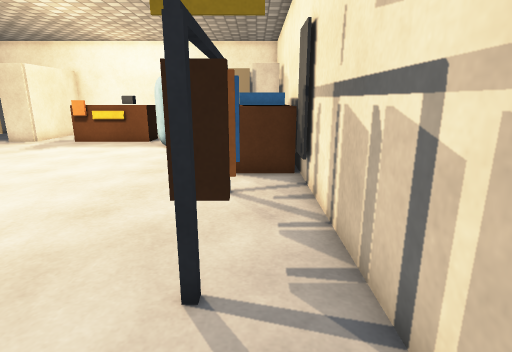
[1] (above)

17 first-person views from a walk through a Unity game level. The camera is 1.2 m above the floor, tilts 14° down and sees 80° across. The floor is counted in squares, 0.5 m on a side. Each view is taken from the middle of a square. On the plan, view 1 faces up. The plan holds only what a view shows up to about 19 squares ahead; the rest is blank. The player is left out. Some surface patterns are stand-ins.

[2]
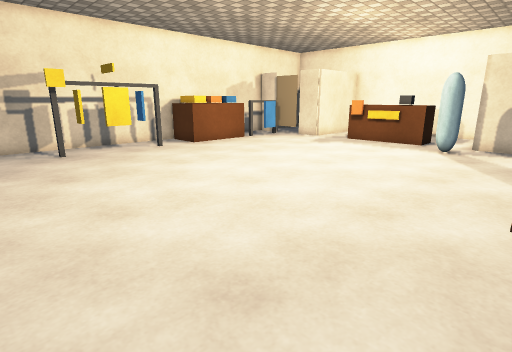

[3]
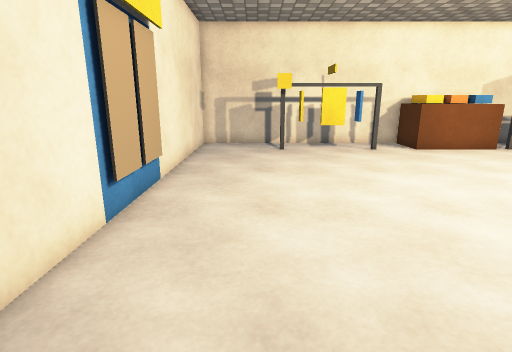

[4]
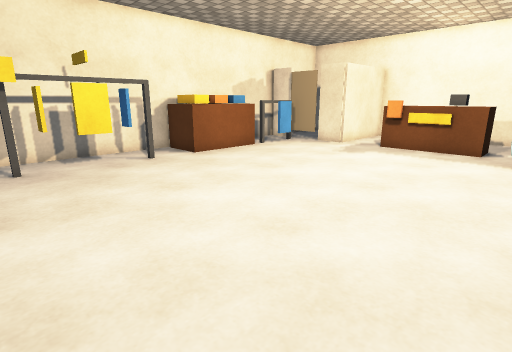

[5]
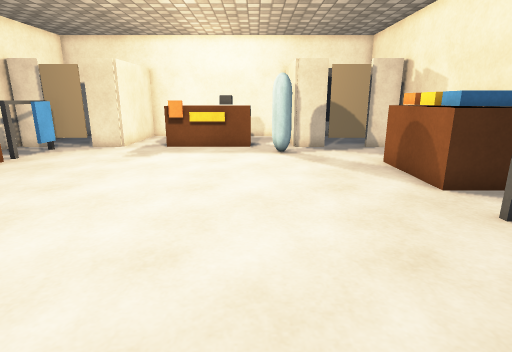

[6]
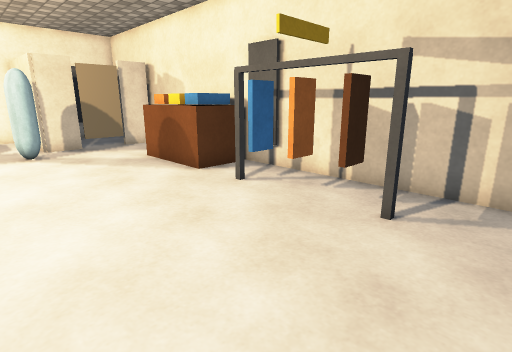

[7]
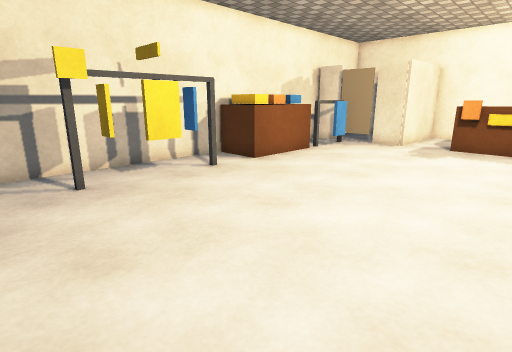

[8]
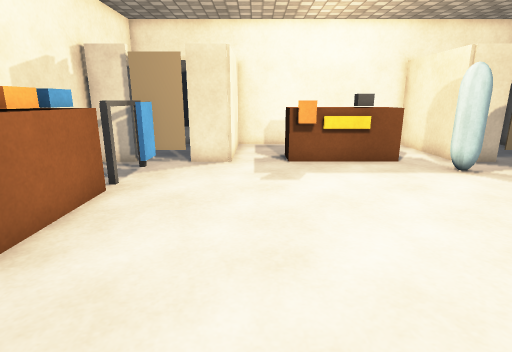

[9]
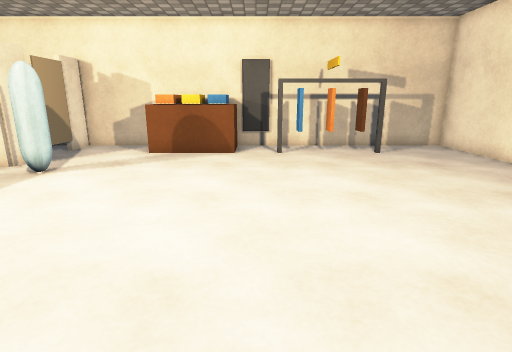

[10]
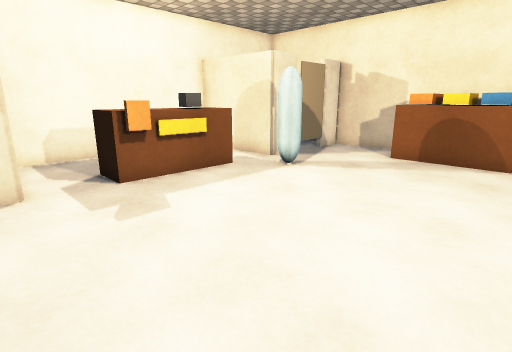

[11]
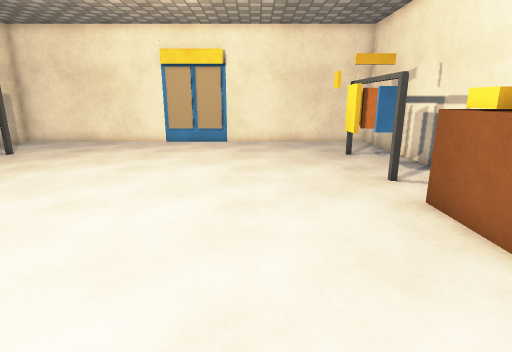

[12]
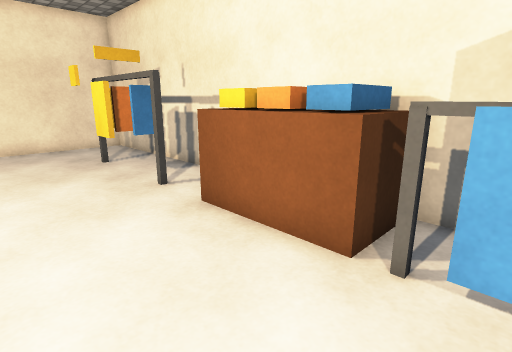

[13]
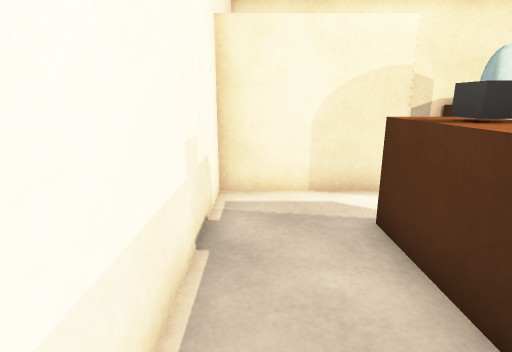

[14]
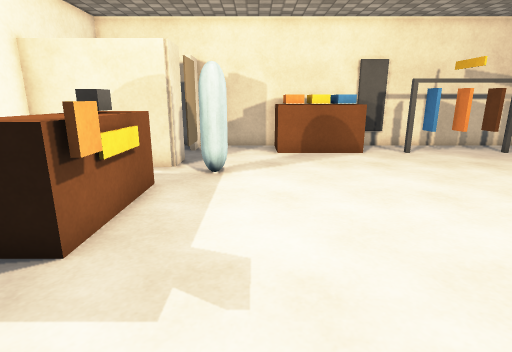

[15]
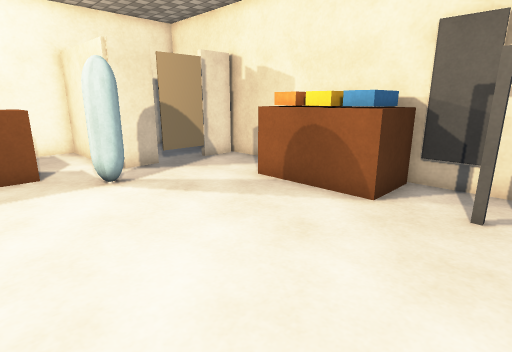

[16]
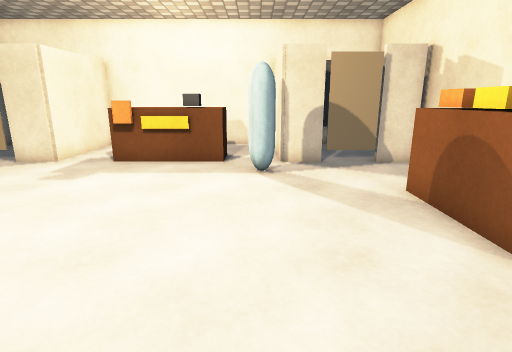

[17]
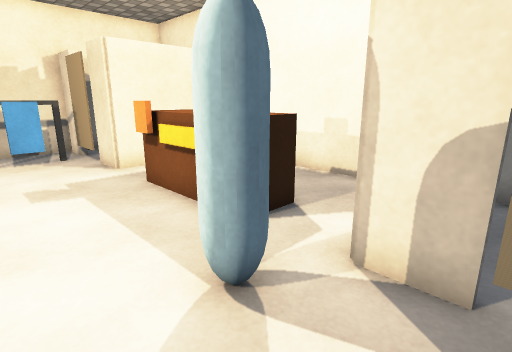

### Floor plan
Key: @ floor where view 1 was taken; # wall or solid block; x gap in a wall; . floor; = window, fence, low wall or low ledge; T thing the floor can be seen under or through; O other object.
Columns run from 19 left of view 1 to 2 right of it. Each row starts with its distance up from view 1.
 23       ###############
 22       #........#.  .
 21       #........#....
 20       #..OOOO..#....
 19       #.OOOOOO.#....#
 18 #######.OOOOOO.TTTTx#
 17 #...................#
 16 #..#=.........#..... #
 15 #..x................ #
 14 #OOO..............OOO#
 13 #OOO..............OOO#
 12 # OO..............OOO#
 11 #OOO..............OOO#
 10 #OOO..............OOO#
  9 # ..................##
  8 #...................##
  7 # TT..............###
  6    T .............##
  5    T .............#
  4 # TT..............###
  3 #..T................#
  2 #...................#
  1 #...................#
  0 #..................@#
 -1 #####################

Where each view was taken, in squares from view 1:
view 1: 0 up, 0 right, facing up
view 2: 0 up, 1 left, facing up-left
view 3: 2 up, 1 left, facing left
view 4: 2 up, 4 left, facing up-left
view 5: 2 up, 6 left, facing up
view 6: 1 up, 7 left, facing up-right
view 7: 1 up, 7 left, facing up-left
view 8: 6 up, 12 left, facing up
view 9: 9 up, 15 left, facing right
view 10: 9 up, 14 left, facing up-right
view 11: 17 up, 12 left, facing down
view 12: 16 up, 12 left, facing down-left
view 13: 22 up, 12 left, facing right
view 14: 15 up, 15 left, facing right
view 15: 7 up, 8 left, facing up-right
view 16: 6 up, 5 left, facing up
view 17: 14 up, 2 left, facing up-left
